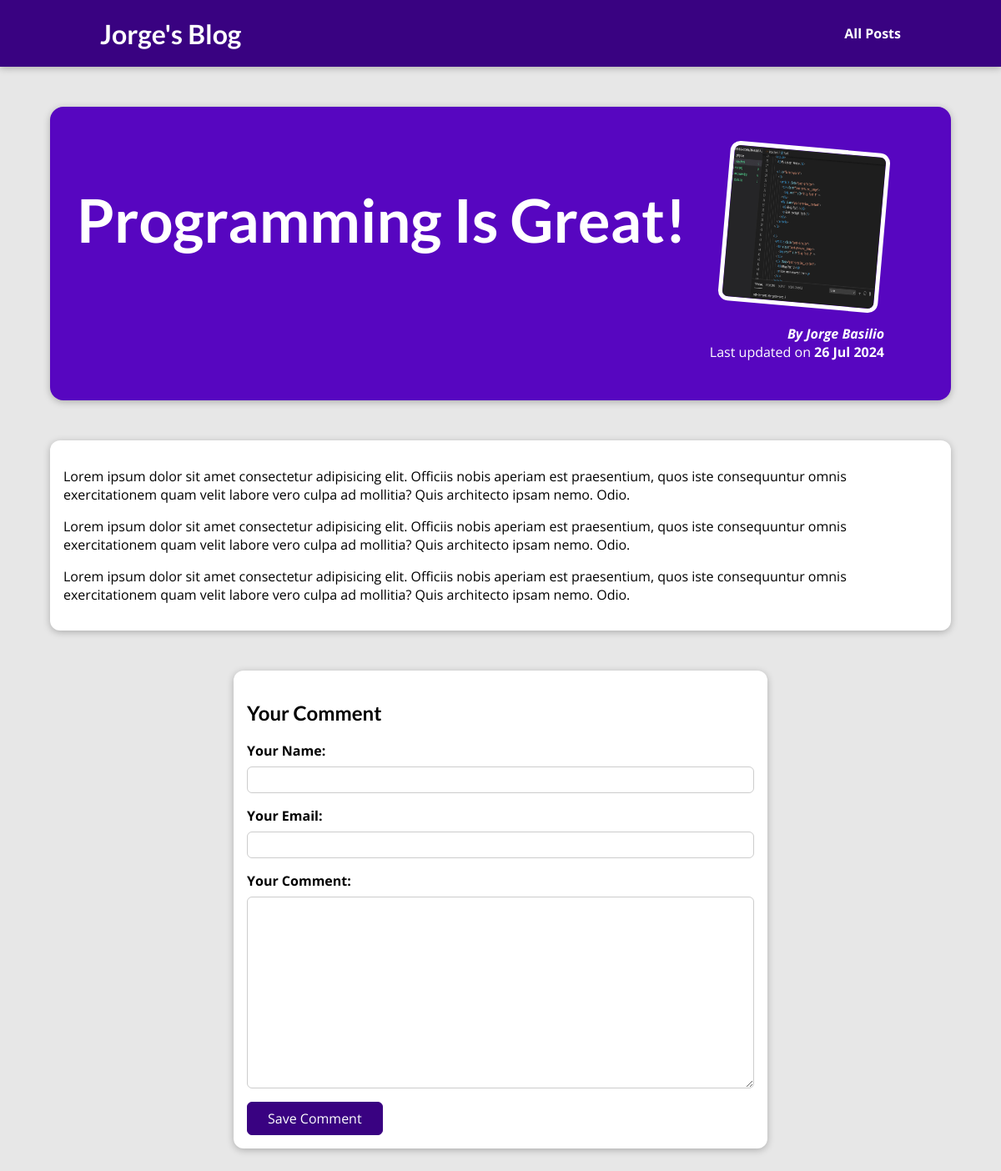
Page /posts/programming-is-fun on the committed database.
### blog/models.py (models this page shows)
class Post(models.Model):
    title = models.CharField(max_length=100)
    excerpt = models.CharField(max_length=200)
    image = models.ImageField(upload_to="post", null=True)
    date = models.DateField(auto_now=True)
    slug = models.SlugField(unique=True, db_index=True)
    content = models.TextField(validators=[MinLengthValidator(10)])
    author = models.ForeignKey(Author, on_delete=models.SET_NULL, null=True, related_name="posts")
    tags = models.ManyToManyField(Tag)

class Author(models.Model):
    first_name = models.CharField(max_length=100)
    last_name = models.CharField(max_length=100)
    email_address = models.EmailField()
    def fullname(self):
        return f"{self.first_name} {self.last_name}"
    def __str__(self):
        return self.fullname()

### blog/views.py (the view, shortened to what this page needs)
# urls.py: path("posts/<slug:slug>", views.SinglePostView.as_view(), name="post-detail-page"),  #/posts/my-first-post
class SinglePostView(View):
    def get(self, request, slug):
        post = Post.objects.get(slug=slug)
        context = {
            "post": post,
            "post_tag": post.tags.all(),
            "comment_form": CommentForm()
        }
        return render(request, "blog/post-detail.html", context)

### blog/forms.py
class CommentForm(forms.ModelForm):
    class Meta:
        model = Comment
        exclude = ["post"]
        labels = {
            "user_name": "Your Name",
            "user_email": "Your Email",
            "text": "Your Comment",
            }

### blog/templates/blog/post-detail.html (shortened to what this page needs)
{% extends "base.html" %}
{% load static %}
{% block css_files %}
    <link rel="stylesheet" href="{% static 'blog/post-detail.css' %}" />
{% endblock %}
{% block content %}
<section id="summary">
    <h2>{{post.title}}</h2>
    <article>
        <img src="{{ post.image.url }}" alt="{{post.title}}"/>
        <address>By <a href="mailto:{{ post.author.email_address}}">{{post.author}}</a></address>
        <div>
            Last updated on <time>{{post.date|date:"d M Y"}}</time>
        </div>
    </article>
</section>
<main>
    {{post.content|linebreaks}}
</main>
<section id="comment-form">
    <h2>Your Comment</h2>
    <form action="{% url  'post-detail-page' post.slug %}" method="POST">
        {% for form_field in comment_form%}
        <div class="form-control">
            {{ form_field.label_tag }}
            {{ form_field }}
        </div>
        {% endfor %}
        <button>Save Comment</button>
    </form>
</section>
{% endblock %}

### static/app.css (style rules this page uses)
* { box-sizing: border-box; }
html { font-family: "Open Sans", "Lato", sans-serif; }
body { margin: 0; }
h1, h2, h3 { font-family: "Lato", sans-serif; font-weight: bold; }

### blog/static/blog/post-detail.css (style rules this page uses)
body { background-color: #e7e7e7; }
#summary { margin: 8rem auto 3rem auto; padding: 2rem; width: 90%; max-width: 90rem; border-radius: 16px; background-color: #5706c0; position: relative; box-shadow: 0 2px 8px rgba(0, 0, 0, 0.25); height: 22rem; }
#summary h2 { color: white; font-size: 4.5rem; margin-bottom: 0.25rem; }
#summary article { position: absolute; top: 2rem; right: 3rem; padding: 1rem 2rem; border-radius: 12px; text-align: right; color: white; }
#summary article img { width: 12rem; height: 12rem; border-radius: 12px; transform: rotateZ(5deg); border: 5px solid white; margin-bottom: 1rem; }
#summary address { font-weight: bold; }
#summary a { color: white; text-decoration: none; }
#summary time { font-weight: bold; }
main { width: 90%; max-width: 90rem; margin: 3rem auto; background-color: white; padding: 1rem; border-radius: 12px; box-shadow: 0 2px 8px rgba(0, 0, 0, 0.25); }
#comment-form { margin: 3rem auto; width: 90%; max-width: 40rem; border-radius: 12px; background-color: white; box-shadow: 0 2px 8px rgba(0, 0, 0, 0.25); padding: 1rem; }
#comment-form button { font: inherit; background-color: #390281; color: white; border: 1px solid #390281; padding: 0.5rem 1.5rem; border-radius: 6px; cursor: pointer; }
.form-control { margin-bottom: 1rem; }
.form-control label { font-weight: bold; margin-bottom: 0.5rem; display: block; }
.form-control input, .form-control textarea { display: block; width: 100%; font: inherit; padding: 0.25rem; border-radius: 6px; border: 1px solid #ccc; }

### rows in the picture
Post: title "Programming Is Great!", image (picture), author "Jorge Basilio", date "26 Jul 2024", content "Lorem ipsum dolor sit amet consectetur adipisicing elit. Officiis nobis aperiam est praesentium, quos iste consequuntur omnis exercitationem quam velit labore vero culpa ad mollitia? Quis architecto ipsam nemo. Odio. Lorem ipsum dolor sit amet consectetur adipisicing elit. Officiis nobis aperiam est praesentium, quos iste consequuntur omnis exercitationem quam velit labore vero culpa ad mollitia? Quis architecto ipsam nemo. Odio. Lorem ipsum dolor sit amet consectetur adipisicing elit. Officiis nobis aperiam est praesentium, quos iste consequuntur omnis exercitationem quam velit labore vero culpa ad mollitia? Quis architecto ipsam nemo. Odio."
